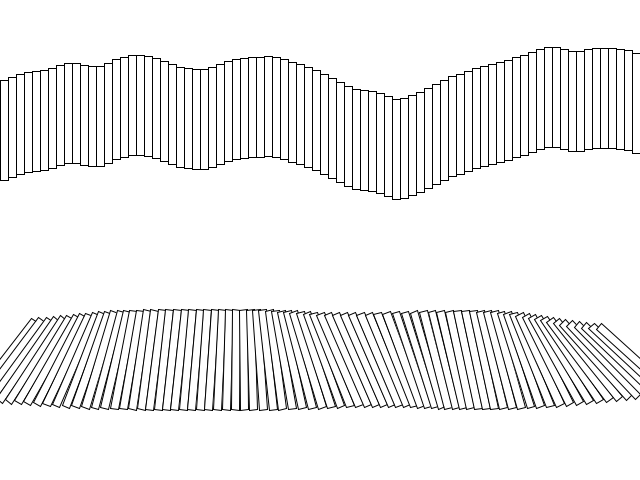
Frame 1 (no input)
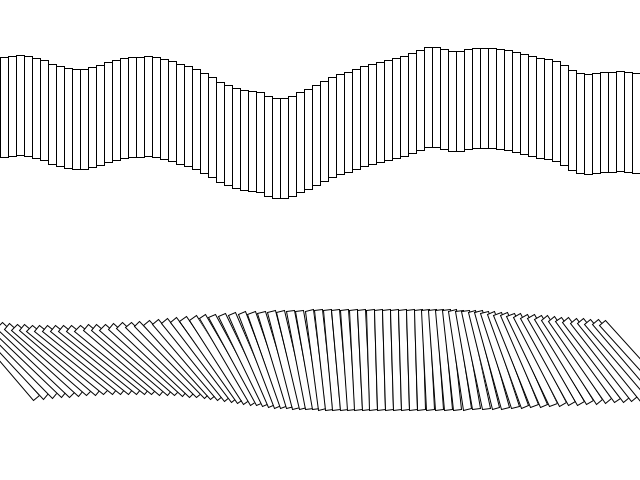
Frame 60 (the mouse pressed at the canvas centre just before this capture)
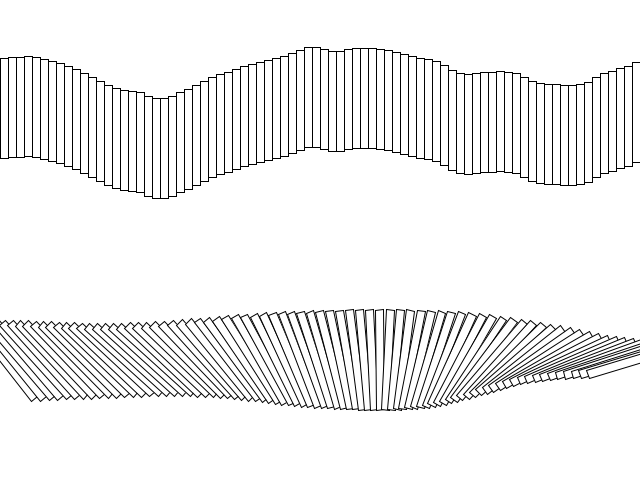
Frame 120 (the mouse held since frame 60 and released just before this capture)

The Processing sketch that drew these frames (run headless with seeded random() and noise(); from frame 60 on, the mouse is pressed at the canvas centre):

// Processing sketch: Feb_1
// ── Feb_1.pde
int rectWidth = 8;

void setup() {
  size(640, 480);
  //noFill();
  rectMode(CENTER);
}

void draw() {
  background(255);
  
  for (int x=rectWidth/2; x<width; x+=rectWidth) {
    float y = height*.25;
    float noiseInput = frameCount*.01 + x*.005; // take the factors out as speeds or sth
    float noiseValue = noise(noiseInput);
    noiseValue -= .5;
    noiseValue *= 100;
    y += noiseValue;
    rect(x, y, rectWidth, 100);
  }
  
  for (int x=rectWidth/2; x<width; x+=rectWidth) {
    float y = height*.75;
    float noiseInput = frameCount*.01 + x*.001; // take the factors out as speeds or sth
    float noiseValue = noise(noiseInput);
    noiseValue = map(noiseValue, 0, 1, 0, TWO_PI);
    pushMatrix();
    translate(x, y);
    rotate(noiseValue);
    rect(0, 0, rectWidth, 100);
    popMatrix();
  }
}
